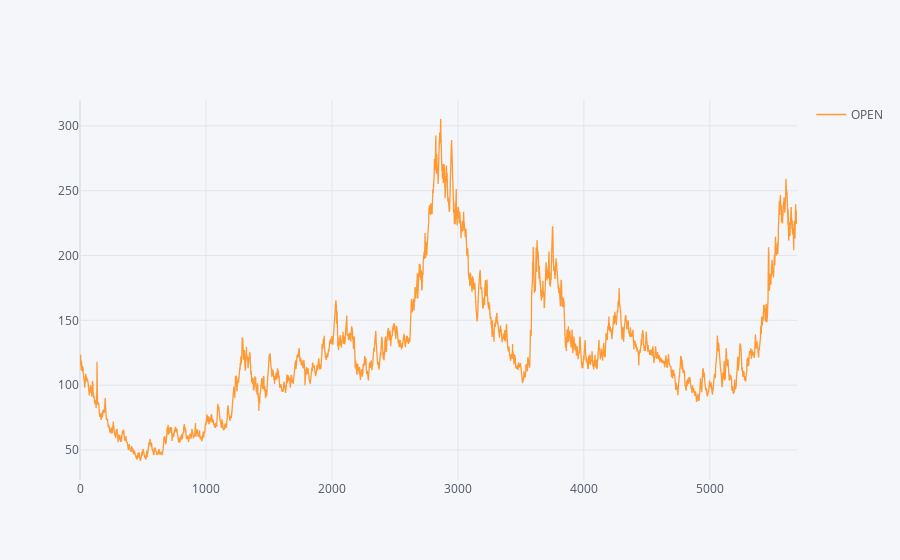

The notebook cell this image was saved under:
### Code cell
df['OPEN'].iplot(legend='OPEN')

### Figure 1 — Plotly figure (JSON) as saved in the notebook; plotly's stock layout.template omitted (floating-point values rounded to 4 significant figures; data arrays with more than 128 entries replaced by an {"elided": "..."} marker saying what was removed)
{"data": [{"line": {"color": "rgba(255, 153, 51, 1.0)", "dash": "solid", "shape": "linear", "width": 1.3}, "mode": "lines", "name": "OPEN", "text": "", "type": "scatter", "x": {"elided": "5693 int values"}, "y": {"elided": "5693 float values"}}], "layout": {"legend": {"bgcolor": "#F5F6F9", "font": {"color": "#4D5663"}}, "paper_bgcolor": "#F5F6F9", "plot_bgcolor": "#F5F6F9", "showlegend": true, "title": {"font": {"color": "#4D5663"}}, "xaxis": {"gridcolor": "#E1E5ED", "showgrid": true, "tickfont": {"color": "#4D5663"}, "title": {"font": {"color": "#4D5663"}, "text": ""}, "zerolinecolor": "#E1E5ED"}, "yaxis": {"gridcolor": "#E1E5ED", "showgrid": true, "tickfont": {"color": "#4D5663"}, "title": {"font": {"color": "#4D5663"}, "text": ""}, "zerolinecolor": "#E1E5ED"}}}
